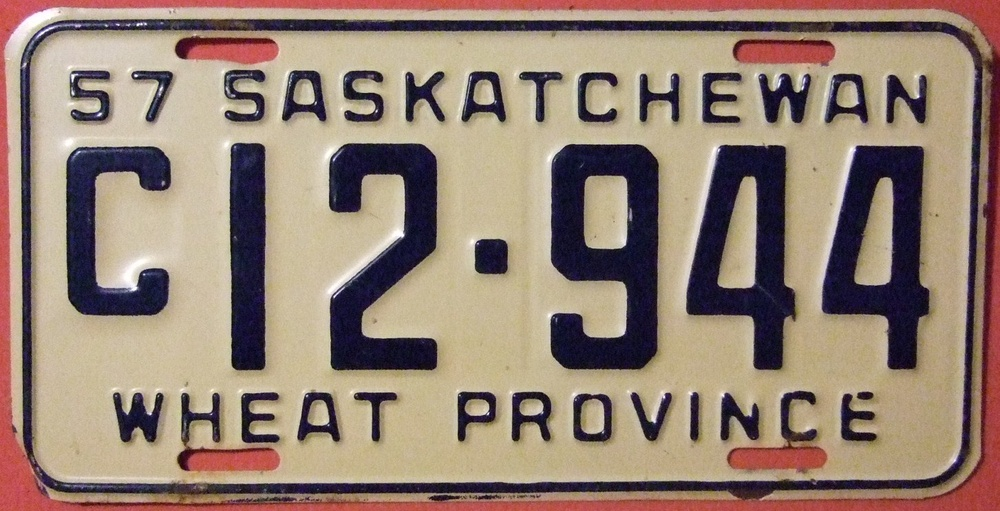
#> input picture image.jpg, 1000 x 511 px, shrunk from 1453 x 742 before the run
$ python CannyStill1.py   (Python 2 division)
#> lines starting #> are read from the running program, lines starting #| are printed output that depends on the picture
import cv2
import numpy as np
import os

def main():
    imgOriginal=cv2.imread('image.jpg')
#> imgOriginal is the input picture: shape (511, 1000, 3); mean B, G, R 115.6, 129.9, 149.6

    if imgOriginal is None:
        print "error: image not read from file \n\n"
        os.system("pause")
        return
    imgGrayScale=cv2.cvtColor(imgOriginal,cv2.COLOR_BGR2GRAY)
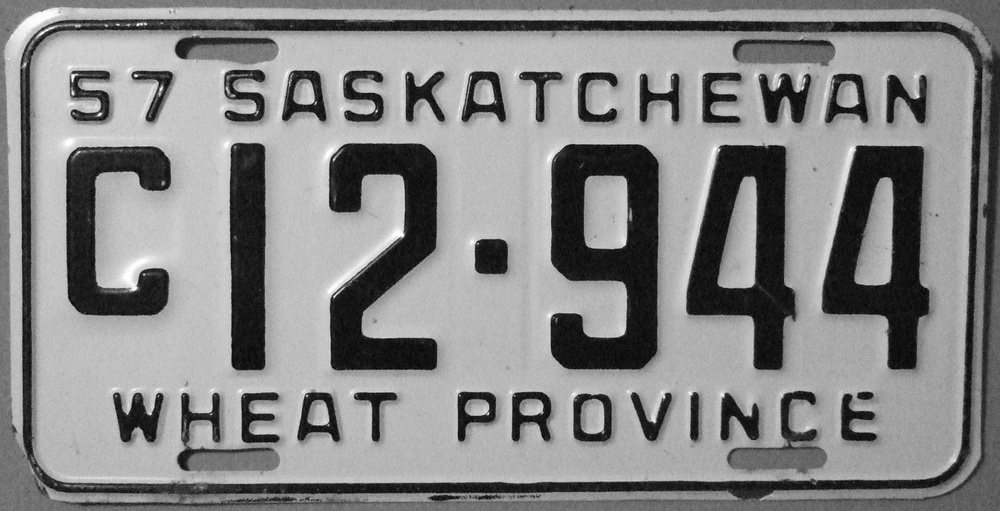
#> imgGrayScale: shape (511, 1000); min 0, max 255, mean 134.1

    imgBlurred=cv2.GaussianBlur(imgGrayScale,(5,5),0)

    imgCanny=cv2.Canny(imgBlurred,100,200);
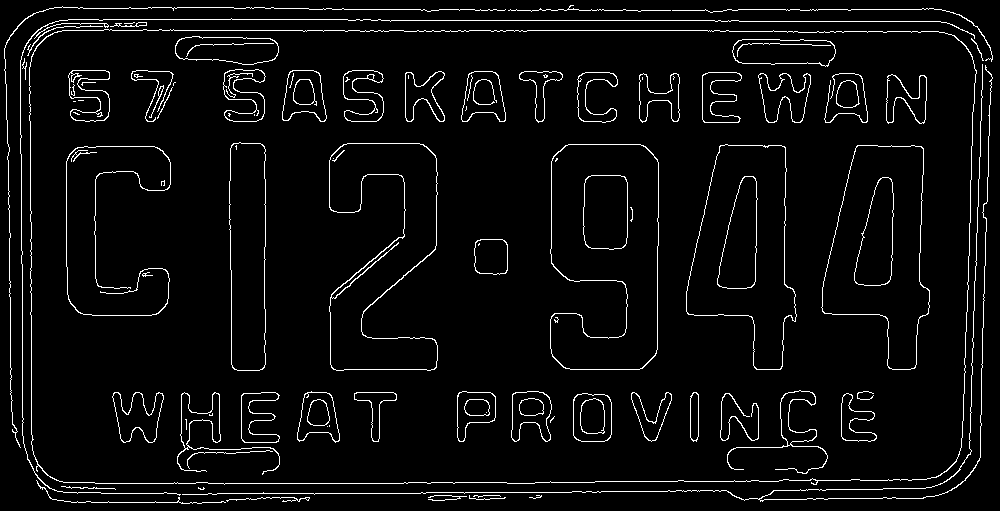
#> imgCanny: shape (511, 1000); 4.5% white in thin lines or dots

    cv2.namedWindow("imgOriginal",cv2.WINDOW_AUTOSIZE)

    cv2.namedWindow("imgCanny",cv2.WINDOW_AUTOSIZE)

    cv2.imshow("imgOriginal",imgOriginal)

    cv2.imshow("imgCanny",imgCanny);

    cv2.waitKey()

#> (the run stopped early here; a loop or call above may not have finished)
